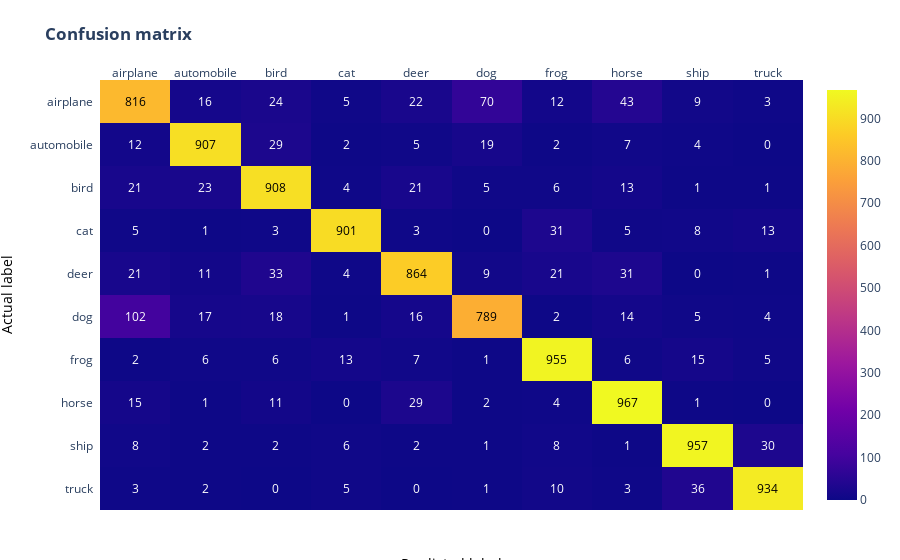

Notebook source saved alongside this figure:
### Markdown cell above
### Evaluate ViT

### Code cell
model_vit = ViT(
    image_size = 32,
    patch_size = 4,
    num_classes = 10,
    dim = 64,
    depth = 6,
    heads= 8,
    mlp_dim = 512,
    dropout = 0.1,
    emb_dropout = 0.1, 
)


results_resnet, acc_resnet, auc_resnet = evaluate(model=model_vit,
        checkpoint_path='./best_epoch_382_0.8149.pth',
        val_dataset=val_dataset,
        batch_size=32
)

print("ViT:")
print(f"Accuracy: {acc_resnet:.4f}")
print(f"AUC: {auc_resnet:.4f}")
print(results_resnet)

### Figure 1 — Plotly figure (JSON) as saved in the notebook; plotly's stock layout.template omitted (floating-point values rounded to 4 significant figures)
{"data": [{"colorscale": [[0, "#0d0887"], [0.1111, "#46039f"], [0.2222, "#7201a8"], [0.3333, "#9c179e"], [0.4444, "#bd3786"], [0.5556, "#d8576b"], [0.6667, "#ed7953"], [0.7778, "#fb9f3a"], [0.8889, "#fdca26"], [1, "#f0f921"]], "reversescale": false, "showscale": true, "type": "heatmap", "x": ["airplane", "automobile", "bird", "cat", "deer", "dog", "frog", "horse", "ship", "truck"], "y": ["airplane", "automobile", "bird", "cat", "deer", "dog", "frog", "horse", "ship", "truck"], "z": [[816, 16, 24, 5, 22, 70, 12, 43, 9, 3], [12, 907, 29, 2, 5, 19, 2, 7, 4, 0], [21, 23, 908, 4, 21, 5, 6, 13, 1, 1], [5, 1, 3, 901, 3, 0, 31, 5, 8, 13], [21, 11, 33, 4, 864, 9, 21, 31, 0, 1], [102, 17, 18, 1, 16, 789, 2, 14, 5, 4], [2, 6, 6, 13, 7, 1, 955, 6, 15, 5], [15, 1, 11, 0, 29, 2, 4, 967, 1, 0], [8, 2, 2, 6, 2, 1, 8, 1, 957, 30], [3, 2, 0, 5, 0, 1, 10, 3, 36, 934]]}], "layout": {"annotations": [{"font": {"color": "#000000"}, "showarrow": false, "text": "816", "x": "airplane", "xref": "x", "y": "airplane", "yref": "y"}, {"font": {"color": "#FFFFFF"}, "showarrow": false, "text": "16", "x": "automobile", "xref": "x", "y": "airplane", "yref": "y"}, {"font": {"color": "#FFFFFF"}, "showarrow": false, "text": "24", "x": "bird", "xref": "x", "y": "airplane", "yref": "y"}, {"font": {"color": "#FFFFFF"}, "showarrow": false, "text": "5", "x": "cat", "xref": "x", "y": "airplane", "yref": "y"}, {"font": {"color": "#FFFFFF"}, "showarrow": false, "text": "22", "x": "deer", "xref": "x", "y": "airplane", "yref": "y"}, {"font": {"color": "#FFFFFF"}, "showarrow": false, "text": "70", "x": "dog", "xref": "x", "y": "airplane", "yref": "y"}, {"font": {"color": "#FFFFFF"}, "showarrow": false, "text": "12", "x": "frog", "xref": "x", "y": "airplane", "yref": "y"}, {"font": {"color": "#FFFFFF"}, "showarrow": false, "text": "43", "x": "horse", "xref": "x", "y": "airplane", "yref": "y"}, {"font": {"color": "#FFFFFF"}, "showarrow": false, "text": "9", "x": "ship", "xref": "x", "y": "airplane", "yref": "y"}, {"font": {"color": "#FFFFFF"}, "showarrow": false, "text": "3", "x": "truck", "xref": "x", "y": "airplane", "yref": "y"}, {"font": {"color": "#FFFFFF"}, "showarrow": false, "text": "12", "x": "airplane", "xref": "x", "y": "automobile", "yref": "y"}, {"font": {"color": "#000000"}, "showarrow": false, "text": "907", "x": "automobile", "xref": "x", "y": "automobile", "yref": "y"}, {"font": {"color": "#FFFFFF"}, "showarrow": false, "text": "29", "x": "bird", "xref": "x", "y": "automobile", "yref": "y"}, {"font": {"color": "#FFFFFF"}, "showarrow": false, "text": "2", "x": "cat", "xref": "x", "y": "automobile", "yref": "y"}, {"font": {"color": "#FFFFFF"}, "showarrow": false, "text": "5", "x": "deer", "xref": "x", "y": "automobile", "yref": "y"}, {"font": {"color": "#FFFFFF"}, "showarrow": false, "text": "19", "x": "dog", "xref": "x", "y": "automobile", "yref": "y"}, {"font": {"color": "#FFFFFF"}, "showarrow": false, "text": "2", "x": "frog", "xref": "x", "y": "automobile", "yref": "y"}, {"font": {"color": "#FFFFFF"}, "showarrow": false, "text": "7", "x": "horse", "xref": "x", "y": "automobile", "yref": "y"}, {"font": {"color": "#FFFFFF"}, "showarrow": false, "text": "4", "x": "ship", "xref": "x", "y": "automobile", "yref": "y"}, {"font": {"color": "#FFFFFF"}, "showarrow": false, "text": "0", "x": "truck", "xref": "x", "y": "automobile", "yref": "y"}, {"font": {"color": "#FFFFFF"}, "showarrow": false, "text": "21", "x": "airplane", "xref": "x", "y": "bird", "yref": "y"}, {"font": {"color": "#FFFFFF"}, "showarrow": false, "text": "23", "x": "automobile", "xref": "x", "y": "bird", "yref": "y"}, {"font": {"color": "#000000"}, "showarrow": false, "text": "908", "x": "bird", "xref": "x", "y": "bird", "yref": "y"}, {"font": {"color": "#FFFFFF"}, "showarrow": false, "text": "4", "x": "cat", "xref": "x", "y": "bird", "yref": "y"}, {"font": {"color": "#FFFFFF"}, "showarrow": false, "text": "21", "x": "deer", "xref": "x", "y": "bird", "yref": "y"}, {"font": {"color": "#FFFFFF"}, "showarrow": false, "text": "5", "x": "dog", "xref": "x", "y": "bird", "yref": "y"}, {"font": {"color": "#FFFFFF"}, "showarrow": false, "text": "6", "x": "frog", "xref": "x", "y": "bird", "yref": "y"}, {"font": {"color": "#FFFFFF"}, "showarrow": false, "text": "13", "x": "horse", "xref": "x", "y": "bird", "yref": "y"}, {"font": {"color": "#FFFFFF"}, "showarrow": false, "text": "1", "x": "ship", "xref": "x", "y": "bird", "yref": "y"}, {"font": {"color": "#FFFFFF"}, "showarrow": false, "text": "1", "x": "truck", "xref": "x", "y": "bird", "yref": "y"}, {"font": {"color": "#FFFFFF"}, "showarrow": false, "text": "5", "x": "airplane", "xref": "x", "y": "cat", "yref": "y"}, {"font": {"color": "#FFFFFF"}, "showarrow": false, "text": "1", "x": "automobile", "xref": "x", "y": "cat", "yref": "y"}, {"font": {"color": "#FFFFFF"}, "showarrow": false, "text": "3", "x": "bird", "xref": "x", "y": "cat", "yref": "y"}, {"font": {"color": "#000000"}, "showarrow": false, "text": "901", "x": "cat", "xref": "x", "y": "cat", "yref": "y"}, {"font": {"color": "#FFFFFF"}, "showarrow": false, "text": "3", "x": "deer", "xref": "x", "y": "cat", "yref": "y"}, {"font": {"color": "#FFFFFF"}, "showarrow": false, "text": "0", "x": "dog", "xref": "x", "y": "cat", "yref": "y"}, {"font": {"color": "#FFFFFF"}, "showarrow": false, "text": "31", "x": "frog", "xref": "x", "y": "cat", "yref": "y"}, {"font": {"color": "#FFFFFF"}, "showarrow": false, "text": "5", "x": "horse", "xref": "x", "y": "cat", "yref": "y"}, {"font": {"color": "#FFFFFF"}, "showarrow": false, "text": "8", "x": "ship", "xref": "x", "y": "cat", "yref": "y"}, {"font": {"color": "#FFFFFF"}, "showarrow": false, "text": "13", "x": "truck", "xref": "x", "y": "cat", "yref": "y"}, {"font": {"color": "#FFFFFF"}, "showarrow": false, "text": "21", "x": "airplane", "xref": "x", "y": "deer", "yref": "y"}, {"font": {"color": "#FFFFFF"}, "showarrow": false, "text": "11", "x": "automobile", "xref": "x", "y": "deer", "yref": "y"}, {"font": {"color": "#FFFFFF"}, "showarrow": false, "text": "33", "x": "bird", "xref": "x", "y": "deer", "yref": "y"}, {"font": {"color": "#FFFFFF"}, "showarrow": false, "text": "4", "x": "cat", "xref": "x", "y": "deer", "yref": "y"}, {"font": {"color": "#000000"}, "showarrow": false, "text": "864", "x": "deer", "xref": "x", "y": "deer", "yref": "y"}, {"font": {"color": "#FFFFFF"}, "showarrow": false, "text": "9", "x": "dog", "xref": "x", "y": "deer", "yref": "y"}, {"font": {"color": "#FFFFFF"}, "showarrow": false, "text": "21", "x": "frog", "xref": "x", "y": "deer", "yref": "y"}, {"font": {"color": "#FFFFFF"}, "showarrow": false, "text": "31", "x": "horse", "xref": "x", "y": "deer", "yref": "y"}, {"font": {"color": "#FFFFFF"}, "showarrow": false, "text": "0", "x": "ship", "xref": "x", "y": "deer", "yref": "y"}, {"font": {"color": "#FFFFFF"}, "showarrow": false, "text": "1", "x": "truck", "xref": "x", "y": "deer", "yref": "y"}, {"font": {"color": "#FFFFFF"}, "showarrow": false, "text": "102", "x": "airplane", "xref": "x", "y": "dog", "yref": "y"}, {"font": {"color": "#FFFFFF"}, "showarrow": false, "text": "17", "x": "automobile", "xref": "x", "y": "dog", "yref": "y"}, {"font": {"color": "#FFFFFF"}, "showarrow": false, "text": "18", "x": "bird", "xref": "x", "y": "dog", "yref": "y"}, {"font": {"color": "#FFFFFF"}, "showarrow": false, "text": "1", "x": "cat", "xref": "x", "y": "dog", "yref": "y"}, {"font": {"color": "#FFFFFF"}, "showarrow": false, "text": "16", "x": "deer", "xref": "x", "y": "dog", "yref": "y"}, {"font": {"color": "#000000"}, "showarrow": false, "text": "789", "x": "dog", "xref": "x", "y": "dog", "yref": "y"}, {"font": {"color": "#FFFFFF"}, "showarrow": false, "text": "2", "x": "frog", "xref": "x", "y": "dog", "yref": "y"}, {"font": {"color": "#FFFFFF"}, "showarrow": false, "text": "14", "x": "horse", "xref": "x", "y": "dog", "yref": "y"}, {"font": {"color": "#FFFFFF"}, "showarrow": false, "text": "5", "x": "ship", "xref": "x", "y": "dog", "yref": "y"}, {"font": {"color": "#FFFFFF"}, "showarrow": false, "text": "4", "x": "truck", "xref": "x", "y": "dog", "yref": "y"}, {"font": {"color": "#FFFFFF"}, "showarrow": false, "text": "2", "x": "airplane", "xref": "x", "y": "frog", "yref": "y"}, {"font": {"color": "#FFFFFF"}, "showarrow": false, "text": "6", "x": "automobile", "xref": "x", "y": "frog", "yref": "y"}, {"font": {"color": "#FFFFFF"}, "showarrow": false, "text": "6", "x": "bird", "xref": "x", "y": "frog", "yref": "y"}, {"font": {"color": "#FFFFFF"}, "showarrow": false, "text": "13", "x": "cat", "xref": "x", "y": "frog", "yref": "y"}, {"font": {"color": "#FFFFFF"}, "showarrow": false, "text": "7", "x": "deer", "xref": "x", "y": "frog", "yref": "y"}, {"font": {"color": "#FFFFFF"}, "showarrow": false, "text": "1", "x": "dog", "xref": "x", "y": "frog", "yref": "y"}, {"font": {"color": "#000000"}, "showarrow": false, "text": "955", "x": "frog", "xref": "x", "y": "frog", "yref": "y"}, {"font": {"color": "#FFFFFF"}, "showarrow": false, "text": "6", "x": "horse", "xref": "x", "y": "frog", "yref": "y"}, {"font": {"color": "#FFFFFF"}, "showarrow": false, "text": "15", "x": "ship", "xref": "x", "y": "frog", "yref": "y"}, {"font": {"color": "#FFFFFF"}, "showarrow": false, "text": "5", "x": "truck", "xref": "x", "y": "frog", "yref": "y"}, {"font": {"color": "#FFFFFF"}, "showarrow": false, "text": "15", "x": "airplane", "xref": "x", "y": "horse", "yref": "y"}, {"font": {"color": "#FFFFFF"}, "showarrow": false, "text": "1", "x": "automobile", "xref": "x", "y": "horse", "yref": "y"}, {"font": {"color": "#FFFFFF"}, "showarrow": false, "text": "11", "x": "bird", "xref": "x", "y": "horse", "yref": "y"}, {"font": {"color": "#FFFFFF"}, "showarrow": false, "text": "0", "x": "cat", "xref": "x", "y": "horse", "yref": "y"}, {"font": {"color": "#FFFFFF"}, "showarrow": false, "text": "29", "x": "deer", "xref": "x", "y": "horse", "yref": "y"}, {"font": {"color": "#FFFFFF"}, "showarrow": false, "text": "2", "x": "dog", "xref": "x", "y": "horse", "yref": "y"}, {"font": {"color": "#FFFFFF"}, "showarrow": false, "text": "4", "x": "frog", "xref": "x", "y": "horse", "yref": "y"}, {"font": {"color": "#000000"}, "showarrow": false, "text": "967", "x": "horse", "xref": "x", "y": "horse", "yref": "y"}, {"font": {"color": "#FFFFFF"}, "showarrow": false, "text": "1", "x": "ship", "xref": "x", "y": "horse", "yref": "y"}, {"font": {"color": "#FFFFFF"}, "showarrow": false, "text": "0", "x": "truck", "xref": "x", "y": "horse", "yref": "y"}, {"font": {"color": "#FFFFFF"}, "showarrow": false, "text": "8", "x": "airplane", "xref": "x", "y": "ship", "yref": "y"}, {"font": {"color": "#FFFFFF"}, "showarrow": false, "text": "2", "x": "automobile", "xref": "x", "y": "ship", "yref": "y"}, {"font": {"color": "#FFFFFF"}, "showarrow": false, "text": "2", "x": "bird", "xref": "x", "y": "ship", "yref": "y"}, {"font": {"color": "#FFFFFF"}, "showarrow": false, "text": "6", "x": "cat", "xref": "x", "y": "ship", "yref": "y"}, {"font": {"color": "#FFFFFF"}, "showarrow": false, "text": "2", "x": "deer", "xref": "x", "y": "ship", "yref": "y"}, {"font": {"color": "#FFFFFF"}, "showarrow": false, "text": "1", "x": "dog", "xref": "x", "y": "ship", "yref": "y"}, {"font": {"color": "#FFFFFF"}, "showarrow": false, "text": "8", "x": "frog", "xref": "x", "y": "ship", "yref": "y"}, {"font": {"color": "#FFFFFF"}, "showarrow": false, "text": "1", "x": "horse", "xref": "x", "y": "ship", "yref": "y"}, {"font": {"color": "#000000"}, "showarrow": false, "text": "957", "x": "ship", "xref": "x", "y": "ship", "yref": "y"}, {"font": {"color": "#FFFFFF"}, "showarrow": false, "text": "30", "x": "truck", "xref": "x", "y": "ship", "yref": "y"}, {"font": {"color": "#FFFFFF"}, "showarrow": false, "text": "3", "x": "airplane", "xref": "x", "y": "truck", "yref": "y"}, {"font": {"color": "#FFFFFF"}, "showarrow": false, "text": "2", "x": "automobile", "xref": "x", "y": "truck", "yref": "y"}, {"font": {"color": "#FFFFFF"}, "showarrow": false, "text": "0", "x": "bird", "xref": "x", "y": "truck", "yref": "y"}, {"font": {"color": "#FFFFFF"}, "showarrow": false, "text": "5", "x": "cat", "xref": "x", "y": "truck", "yref": "y"}, {"font": {"color": "#FFFFFF"}, "showarrow": false, "text": "0", "x": "deer", "xref": "x", "y": "truck", "yref": "y"}, {"font": {"color": "#FFFFFF"}, "showarrow": false, "text": "1", "x": "dog", "xref": "x", "y": "truck", "yref": "y"}, {"font": {"color": "#FFFFFF"}, "showarrow": false, "text": "10", "x": "frog", "xref": "x", "y": "truck", "yref": "y"}, {"font": {"color": "#FFFFFF"}, "showarrow": false, "text": "3", "x": "horse", "xref": "x", "y": "truck", "yref": "y"}, {"font": {"color": "#FFFFFF"}, "showarrow": false, "text": "36", "x": "ship", "xref": "x", "y": "truck", "yref": "y"}, {"font": {"color": "#000000"}, "showarrow": false, "text": "934", "x": "truck", "xref": "x", "y": "truck", "yref": "y"}, {"font": {"color": "black", "size": 14}, "showarrow": false, "text": "Predicted label", "x": 0.5, "xref": "paper", "y": -0.15, "yref": "paper"}, {"font": {"color": "black", "size": 14}, "showarrow": false, "text": "Actual label", "textangle": -90, "x": -0.15, "xref": "paper", "y": 0.5, "yref": "paper"}], "margin": {"b": 50, "l": 100, "r": 20, "t": 80}, "title": {"text": "<b>Confusion matrix</b>"}, "xaxis": {"dtick": 1, "gridcolor": "rgb(0, 0, 0)", "side": "top", "ticks": ""}, "yaxis": {"categoryorder": "category descending", "dtick": 1, "ticks": "", "ticksuffix": "  "}}}
